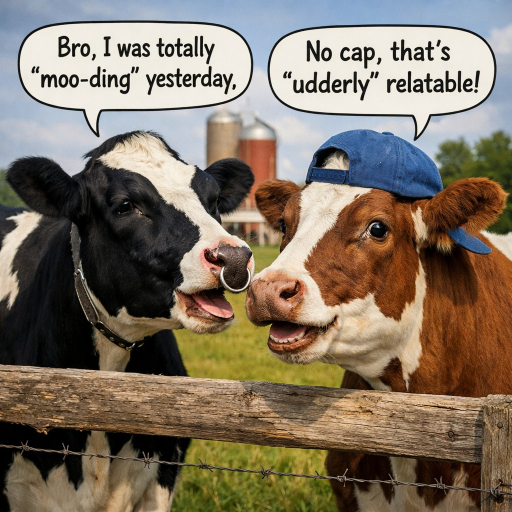
#> input picture 2Basic_operators/crop_img/image.jpg, 1024 x 1024 px (shown at 1/2 size)
$ python crop.py
#> lines starting #> are read from the running program, lines starting #| are printed output that depends on the picture
import os

import cv2

img = cv2.imread(os.path.join('.','image.jpg'))
#> img is the input picture: shape (1024, 1024, 3); mean B, G, R 99.8, 116, 128.9

print(img.shape)
#| (1024, 1024, 3)

cropped_img = img[220:740, 220:840] #img[y_start:y_end, x_start:x_end]
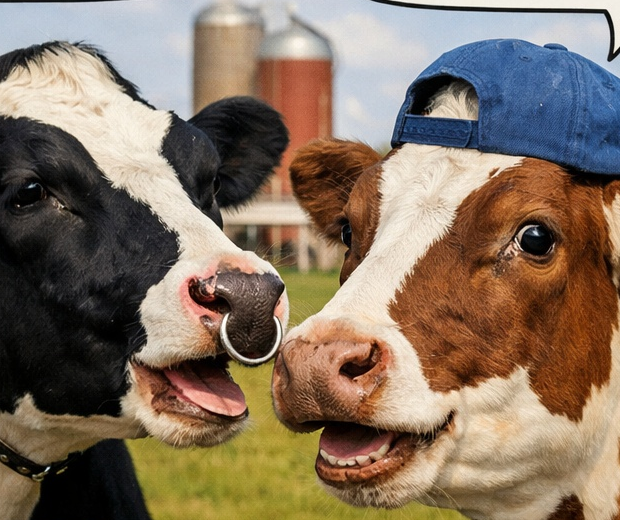
#> cropped_img: shape (520, 620, 3); mean B, G, R 97.3, 114.8, 132.6

print(cropped_img.shape)
#| (520, 620, 3)

cv2.imshow('img',img)
cv2.imshow('cropped_img',cropped_img)

cv2.waitKey(0)
